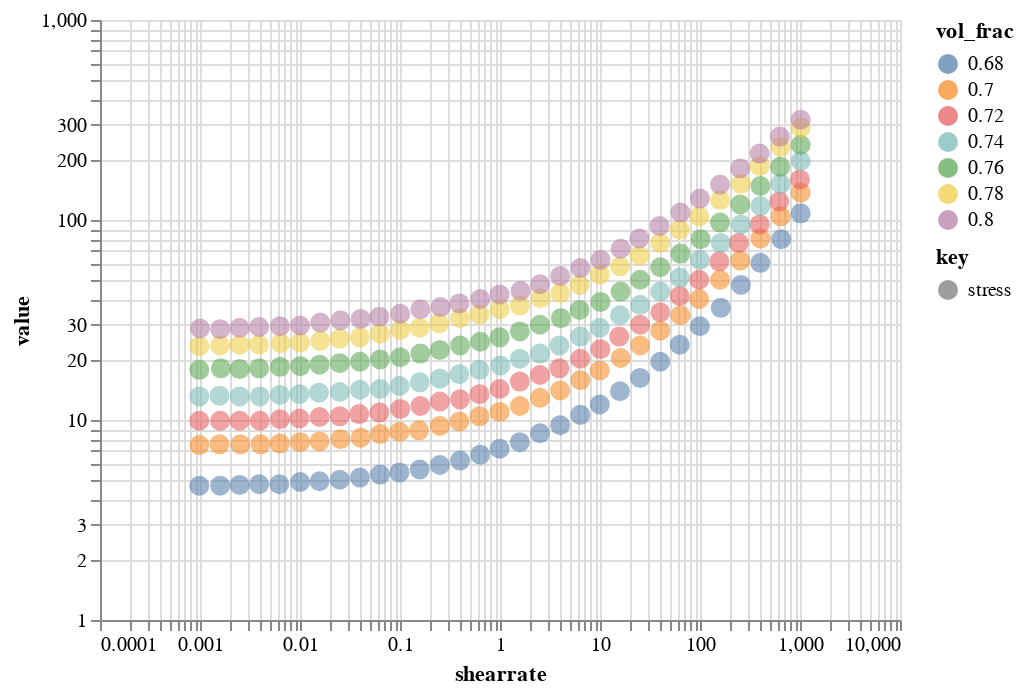

The notebook cell this image was saved under:
### Markdown cell above
# Retrieving the figure

### Code cell
dekker_figure_filename='Fig2_Dekker2018.json'

with open(dekker_figure_filename, 'r')  as f:
    spec = json.load(f)
chart = alt.Chart.from_dict(spec)
    
display(chart)

print(chart.description)

loaded_data_long=pd.DataFrame.from_records(chart.datasets[chart.data['name']])

### Figure 1 — Vega-Lite specification as saved in the notebook (floating-point values rounded to 4 significant figures; data arrays with more than 128 entries replaced by an {"elided": "..."} marker saying what was removed)
{"config": {"view": {"continuousWidth": 400, "continuousHeight": 300}}, "data": {"name": "data-e0b1c30ca791ad18cf56a69a83bf009c"}, "mark": {"type": "circle", "size": 100}, "datasets": {"data-e0b1c30ca791ad18cf56a69a83bf009c": {"elided": "217 records"}}, "description": "{\"name\": \"Fig2_Dekker2018\", \"figure_number\": 2, \"title\": \"Scaling of flow curves Comparison between experiments and simulations\", \"year\": 2018, \"doi\": \"10.1016/j.jnnfm.2018.08.006\", \"author\": \"Riande I. Dekker and Maureen Dinkgreve and Henri de Cagny and Dion J. Koeze and Brian P. Tighe and Daniel Bonn\", \"sample\": \"castor oil concentrated emuslions\", \"unit_x\": \"s-1\", \"unit_y\": \"Pa\", \"solvent_viscosity\": \"0.00089\"}", "encoding": {"color": {"type": "nominal", "field": "vol_frac"}, "opacity": {"type": "nominal", "field": "key"}, "tooltip": [{"type": "nominal", "field": "vol_frac"}, {"type": "quantitative", "field": "shearrate"}, {"type": "nominal", "field": "key"}, {"type": "quantitative", "field": "value"}], "x": {"type": "quantitative", "field": "shearrate", "scale": {"type": "log"}}, "y": {"type": "quantitative", "field": "value", "scale": {"type": "log"}}}, "transform": [{"fold": ["stress", "Viscosity"]}], "$schema": "https://vega.github.io/schema/vega-lite/v4.8.1.json"}
